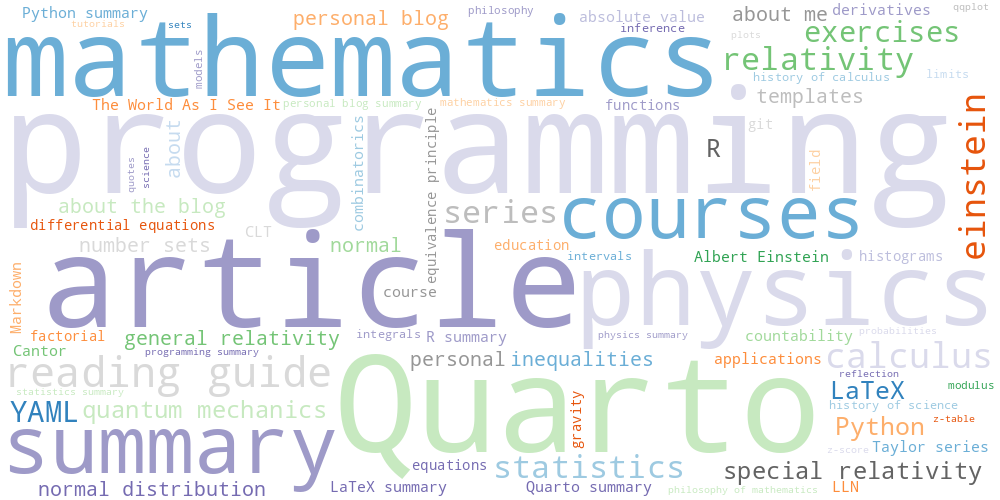

This chart was generated by the following Python code:
#!/usr/bin/env python3
import os
import unicodedata
import argparse
from wordcloud import WordCloud
import matplotlib.pyplot as plt  # noqa: F401  (ensures matplotlib backend is available)

DEFAULT_FREQ_FILE = "tags_freq.txt"
DEFAULT_OUTPUT = "nuvem_tags.png"  # keep current filename to preserve compatibility

def load_frequencies(path: str):
    """Read frequency file and return a dict {tag: count}."""
    if not os.path.exists(path):
        print(f"❌ File '{path}' not found.")
        return {}

    freqs = {}
    with open(path, encoding="utf-8") as f:
        for line in f:
            parts = line.strip().split()
            if len(parts) >= 2:
                try:
                    count = int(parts[0])
                    tag = unicodedata.normalize("NFC", " ".join(parts[1:]).strip())
                    if tag:
                        freqs[tag] = count
                except ValueError:
                    print(f"⚠️ Could not parse line (ignored): {line.strip()}")
    return freqs

def build_wordcloud(freqs: dict, out_path: str, width: int, height: int, colormap: str):
    """Generate a tag word cloud image."""
    if not freqs:
        print("⚠️ No valid frequencies found.")
        return

    wc = WordCloud(
        width=width,
        height=height,
        background_color="white",
        colormap=colormap,
        font_path=None,     # set a font path if you need specific glyph coverage
        prefer_horizontal=0.8,
        margin=5,
    )
    wc.generate_from_frequencies(freqs)
    wc.to_file(out_path)
    print(f"✅ Tag cloud saved as '{out_path}'")

def parse_args():
    p = argparse.ArgumentParser(description="Generate a tag word cloud image.")
    p.add_argument("--freq-file", default=DEFAULT_FREQ_FILE, help="Path to the frequencies file (default: tags_freq.txt)")
    p.add_argument("--out", default=DEFAULT_OUTPUT, help="Output image path (default: nuvem_tags.png)")
    p.add_argument("--width", type=int, default=1000, help="Image width (default: 1000)")
    p.add_argument("--height", type=int, default=500, help="Image height (default: 500)")
    p.add_argument("--colormap", default="tab20c", help="Matplotlib colormap (default: tab20c)")
    return p.parse_args()

if __name__ == "__main__":
    args = parse_args()
    freqs = load_frequencies(args.freq_file)
    build_wordcloud(freqs, args.out, args.width, args.height, args.colormap)
